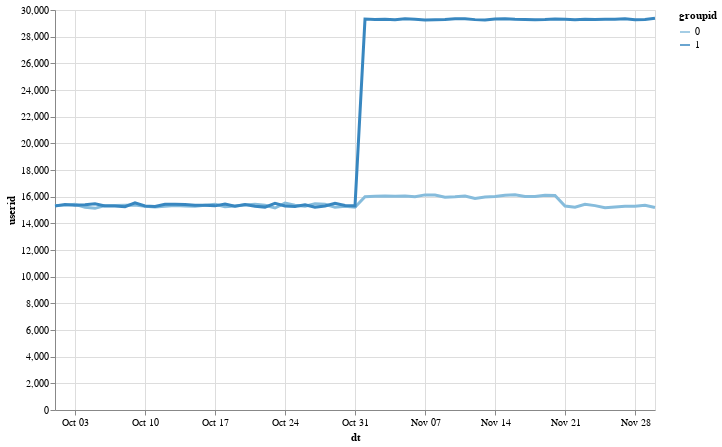

Write notebook code for a chart like this one.
### Code cell
import altair as alt

alt.Chart(df_act.query('activity_level > 0').groupby(['dt', 'groupid']).count().reset_index()).mark_line(size=3).encode(
    alt.X('dt'),
    alt.Y('userid'),
    color='groupid:O',
    tooltip=['userid']
).properties(
    width=600,
    height=400
)

### Figure 1 — Vega-Lite specification as saved in the notebook (floating-point values rounded to 4 significant figures)
{"config": {"view": {"continuousWidth": 400, "continuousHeight": 300}}, "data": {"name": "data-f413e228b4afd07213e2500fd8f49417"}, "mark": {"type": "line", "size": 3}, "encoding": {"color": {"field": "groupid", "type": "ordinal"}, "tooltip": [{"field": "userid", "type": "quantitative"}], "x": {"field": "dt", "type": "temporal"}, "y": {"field": "userid", "type": "quantitative"}}, "height": 400, "width": 600, "$schema": "https://vega.github.io/schema/vega-lite/v4.17.0.json", "datasets": {"data-f413e228b4afd07213e2500fd8f49417": [{"dt": "2021-10-01T00:00:00", "groupid": 0, "userid": 15337, "activity_level": 15337}, {"dt": "2021-10-01T00:00:00", "groupid": 1, "userid": 15297, "activity_level": 15297}, {"dt": "2021-10-02T00:00:00", "groupid": 0, "userid": 15354, "activity_level": 15354}, {"dt": "2021-10-02T00:00:00", "groupid": 1, "userid": 15421, "activity_level": 15421}, {"dt": "2021-10-03T00:00:00", "groupid": 0, "userid": 15423, "activity_level": 15423}, {"dt": "2021-10-03T00:00:00", "groupid": 1, "userid": 15362, "activity_level": 15362}, {"dt": "2021-10-04T00:00:00", "groupid": 0, "userid": 15211, "activity_level": 15211}, {"dt": "2021-10-04T00:00:00", "groupid": 1, "userid": 15388, "activity_level": 15388}, {"dt": "2021-10-05T00:00:00", "groupid": 0, "userid": 15126, "activity_level": 15126}, {"dt": "2021-10-05T00:00:00", "groupid": 1, "userid": 15462, "activity_level": 15462}, {"dt": "2021-10-06T00:00:00", "groupid": 0, "userid": 15335, "activity_level": 15335}, {"dt": "2021-10-06T00:00:00", "groupid": 1, "userid": 15304, "activity_level": 15304}, {"dt": "2021-10-07T00:00:00", "groupid": 0, "userid": 15346, "activity_level": 15346}, {"dt": "2021-10-07T00:00:00", "groupid": 1, "userid": 15291, "activity_level": 15291}, {"dt": "2021-10-08T00:00:00", "groupid": 0, "userid": 15357, "activity_level": 15357}, {"dt": "2021-10-08T00:00:00", "groupid": 1, "userid": 15243, "activity_level": 15243}, {"dt": "2021-10-09T00:00:00", "groupid": 0, "userid": 15371, "activity_level": 15371}, {"dt": "2021-10-09T00:00:00", "groupid": 1, "userid": 15531, "activity_level": 15531}, {"dt": "2021-10-10T00:00:00", "groupid": 0, "userid": 15277, "activity_level": 15277}, {"dt": "2021-10-10T00:00:00", "groupid": 1, "userid": 15304, "activity_level": 15304}, {"dt": "2021-10-11T00:00:00", "groupid": 0, "userid": 15226, "activity_level": 15226}, {"dt": "2021-10-11T00:00:00", "groupid": 1, "userid": 15263, "activity_level": 15263}, {"dt": "2021-10-12T00:00:00", "groupid": 0, "userid": 15290, "activity_level": 15290}, {"dt": "2021-10-12T00:00:00", "groupid": 1, "userid": 15425, "activity_level": 15425}, {"dt": "2021-10-13T00:00:00", "groupid": 0, "userid": 15334, "activity_level": 15334}, {"dt": "2021-10-13T00:00:00", "groupid": 1, "userid": 15427, "activity_level": 15427}, {"dt": "2021-10-14T00:00:00", "groupid": 0, "userid": 15295, "activity_level": 15295}, {"dt": "2021-10-14T00:00:00", "groupid": 1, "userid": 15421, "activity_level": 15421}, {"dt": "2021-10-15T00:00:00", "groupid": 0, "userid": 15277, "activity_level": 15277}, {"dt": "2021-10-15T00:00:00", "groupid": 1, "userid": 15360, "activity_level": 15360}, {"dt": "2021-10-16T00:00:00", "groupid": 0, "userid": 15348, "activity_level": 15348}, {"dt": "2021-10-16T00:00:00", "groupid": 1, "userid": 15360, "activity_level": 15360}, {"dt": "2021-10-17T00:00:00", "groupid": 0, "userid": 15430, "activity_level": 15430}, {"dt": "2021-10-17T00:00:00", "groupid": 1, "userid": 15311, "activity_level": 15311}, {"dt": "2021-10-18T00:00:00", "groupid": 0, "userid": 15244, "activity_level": 15244}, {"dt": "2021-10-18T00:00:00", "groupid": 1, "userid": 15450, "activity_level": 15450}, {"dt": "2021-10-19T00:00:00", "groupid": 0, "userid": 15303, "activity_level": 15303}, {"dt": "2021-10-19T00:00:00", "groupid": 1, "userid": 15284, "activity_level": 15284}, {"dt": "2021-10-20T00:00:00", "groupid": 0, "userid": 15382, "activity_level": 15382}, {"dt": "2021-10-20T00:00:00", "groupid": 1, "userid": 15413, "activity_level": 15413}, {"dt": "2021-10-21T00:00:00", "groupid": 0, "userid": 15431, "activity_level": 15431}, {"dt": "2021-10-21T00:00:00", "groupid": 1, "userid": 15274, "activity_level": 15274}, {"dt": "2021-10-22T00:00:00", "groupid": 0, "userid": 15356, "activity_level": 15356}, {"dt": "2021-10-22T00:00:00", "groupid": 1, "userid": 15217, "activity_level": 15217}, {"dt": "2021-10-23T00:00:00", "groupid": 0, "userid": 15151, "activity_level": 15151}, {"dt": "2021-10-23T00:00:00", "groupid": 1, "userid": 15494, "activity_level": 15494}, {"dt": "2021-10-24T00:00:00", "groupid": 0, "userid": 15512, "activity_level": 15512}, {"dt": "2021-10-24T00:00:00", "groupid": 1, "userid": 15303, "activity_level": 15303}, {"dt": "2021-10-25T00:00:00", "groupid": 0, "userid": 15351, "activity_level": 15351}, {"dt": "2021-10-25T00:00:00", "groupid": 1, "userid": 15265, "activity_level": 15265}, {"dt": "2021-10-26T00:00:00", "groupid": 0, "userid": 15280, "activity_level": 15280}, {"dt": "2021-10-26T00:00:00", "groupid": 1, "userid": 15393, "activity_level": 15393}, {"dt": "2021-10-27T00:00:00", "groupid": 0, "userid": 15459, "activity_level": 15459}, {"dt": "2021-10-27T00:00:00", "groupid": 1, "userid": 15202, "activity_level": 15202}, {"dt": "2021-10-28T00:00:00", "groupid": 0, "userid": 15434, "activity_level": 15434}, {"dt": "2021-10-28T00:00:00", "groupid": 1, "userid": 15300, "activity_level": 15300}, {"dt": "2021-10-29T00:00:00", "groupid": 0, "userid": 15214, "activity_level": 15214}, {"dt": "2021-10-29T00:00:00", "groupid": 1, "userid": 15509, "activity_level": 15509}, {"dt": "2021-10-30T00:00:00", "groupid": 0, "userid": 15285, "activity_level": 15285}, {"dt": "2021-10-30T00:00:00", "groupid": 1, "userid": 15343, "activity_level": 15343}, {"dt": "2021-10-31T00:00:00", "groupid": 0, "userid": 15208, "activity_level": 15208}, {"dt": "2021-10-31T00:00:00", "groupid": 1, "userid": 15311, "activity_level": 15311}, {"dt": "2021-11-01T00:00:00", "groupid": 0, "userid": 15989, "activity_level": 15989}, {"dt": "2021-11-01T00:00:00", "groupid": 1, "userid": 29318, "activity_level": 29318}, {"dt": "2021-11-02T00:00:00", "groupid": 0, "userid": 16024, "activity_level": 16024}, {"dt": "2021-11-02T00:00:00", "groupid": 1, "userid": 29289, "activity_level": 29289}, {"dt": "2021-11-03T00:00:00", "groupid": 0, "userid": 16049, "activity_level": 16049}, {"dt": "2021-11-03T00:00:00", "groupid": 1, "userid": 29306, "activity_level": 29306}, {"dt": "2021-11-04T00:00:00", "groupid": 0, "userid": 16040, "activity_level": 16040}, {"dt": "2021-11-04T00:00:00", "groupid": 1, "userid": 29267, "activity_level": 29267}, {"dt": "2021-11-05T00:00:00", "groupid": 0, "userid": 16045, "activity_level": 16045}, {"dt": "2021-11-05T00:00:00", "groupid": 1, "userid": 29336, "activity_level": 29336}, {"dt": "2021-11-06T00:00:00", "groupid": 0, "userid": 15991, "activity_level": 15991}, {"dt": "2021-11-06T00:00:00", "groupid": 1, "userid": 29306, "activity_level": 29306}, {"dt": "2021-11-07T00:00:00", "groupid": 0, "userid": 16133, "activity_level": 16133}, {"dt": "2021-11-07T00:00:00", "groupid": 1, "userid": 29255, "activity_level": 29255}, {"dt": "2021-11-08T00:00:00", "groupid": 0, "userid": 16119, "activity_level": 16119}, {"dt": "2021-11-08T00:00:00", "groupid": 1, "userid": 29263, "activity_level": 29263}, {"dt": "2021-11-09T00:00:00", "groupid": 0, "userid": 15953, "activity_level": 15953}, {"dt": "2021-11-09T00:00:00", "groupid": 1, "userid": 29286, "activity_level": 29286}, {"dt": "2021-11-10T00:00:00", "groupid": 0, "userid": 15990, "activity_level": 15990}, {"dt": "2021-11-10T00:00:00", "groupid": 1, "userid": 29340, "activity_level": 29340}, {"dt": "2021-11-11T00:00:00", "groupid": 0, "userid": 16045, "activity_level": 16045}, {"dt": "2021-11-11T00:00:00", "groupid": 1, "userid": 29349, "activity_level": 29349}, {"dt": "2021-11-12T00:00:00", "groupid": 0, "userid": 15859, "activity_level": 15859}, {"dt": "2021-11-12T00:00:00", "groupid": 1, "userid": 29278, "activity_level": 29278}, {"dt": "2021-11-13T00:00:00", "groupid": 0, "userid": 15973, "activity_level": 15973}, {"dt": "2021-11-13T00:00:00", "groupid": 1, "userid": 29258, "activity_level": 29258}, {"dt": "2021-11-14T00:00:00", "groupid": 0, "userid": 16016, "activity_level": 16016}, {"dt": "2021-11-14T00:00:00", "groupid": 1, "userid": 29322, "activity_level": 29322}, {"dt": "2021-11-15T00:00:00", "groupid": 0, "userid": 16112, "activity_level": 16112}, {"dt": "2021-11-15T00:00:00", "groupid": 1, "userid": 29337, "activity_level": 29337}, {"dt": "2021-11-16T00:00:00", "groupid": 0, "userid": 16147, "activity_level": 16147}, {"dt": "2021-11-16T00:00:00", "groupid": 1, "userid": 29300, "activity_level": 29300}, {"dt": "2021-11-17T00:00:00", "groupid": 0, "userid": 16015, "activity_level": 16015}, {"dt": "2021-11-17T00:00:00", "groupid": 1, "userid": 29296, "activity_level": 29296}, {"dt": "2021-11-18T00:00:00", "groupid": 0, "userid": 16007, "activity_level": 16007}, {"dt": "2021-11-18T00:00:00", "groupid": 1, "userid": 29274, "activity_level": 29274}, {"dt": "2021-11-19T00:00:00", "groupid": 0, "userid": 16104, "activity_level": 16104}, {"dt": "2021-11-19T00:00:00", "groupid": 1, "userid": 29292, "activity_level": 29292}, {"dt": "2021-11-20T00:00:00", "groupid": 0, "userid": 16090, "activity_level": 16090}, {"dt": "2021-11-20T00:00:00", "groupid": 1, "userid": 29329, "activity_level": 29329}, {"dt": "2021-11-21T00:00:00", "groupid": 0, "userid": 15294, "activity_level": 15294}, {"dt": "2021-11-21T00:00:00", "groupid": 1, "userid": 29309, "activity_level": 29309}, {"dt": "2021-11-22T00:00:00", "groupid": 0, "userid": 15207, "activity_level": 15207}, {"dt": "2021-11-22T00:00:00", "groupid": 1, "userid": 29278, "activity_level": 29278}, {"dt": "2021-11-23T00:00:00", "groupid": 0, "userid": 15424, "activity_level": 15424}, {"dt": "2021-11-23T00:00:00", "groupid": 1, "userid": 29300, "activity_level": 29300}, {"dt": "2021-11-24T00:00:00", "groupid": 0, "userid": 15328, "activity_level": 15328}, {"dt": "2021-11-24T00:00:00", "groupid": 1, "userid": 29287, "activity_level": 29287}, {"dt": "2021-11-25T00:00:00", "groupid": 0, "userid": 15163, "activity_level": 15163}, {"dt": "2021-11-25T00:00:00", "groupid": 1, "userid": 29301, "activity_level": 29301}, {"dt": "2021-11-26T00:00:00", "groupid": 0, "userid": 15226, "activity_level": 15226}, {"dt": "2021-11-26T00:00:00", "groupid": 1, "userid": 29303, "activity_level": 29303}, {"dt": "2021-11-27T00:00:00", "groupid": 0, "userid": 15286, "activity_level": 15286}, {"dt": "2021-11-27T00:00:00", "groupid": 1, "userid": 29350, "activity_level": 29350}, {"dt": "2021-11-28T00:00:00", "groupid": 0, "userid": 15283, "activity_level": 15283}, {"dt": "2021-11-28T00:00:00", "groupid": 1, "userid": 29273, "activity_level": 29273}, {"dt": "2021-11-29T00:00:00", "groupid": 0, "userid": 15356, "activity_level": 15356}, {"dt": "2021-11-29T00:00:00", "groupid": 1, "userid": 29289, "activity_level": 29289}, {"dt": "2021-11-30T00:00:00", "groupid": 0, "userid": 15192, "activity_level": 15192}, {"dt": "2021-11-30T00:00:00", "groupid": 1, "userid": 29382, "activity_level": 29382}]}}
